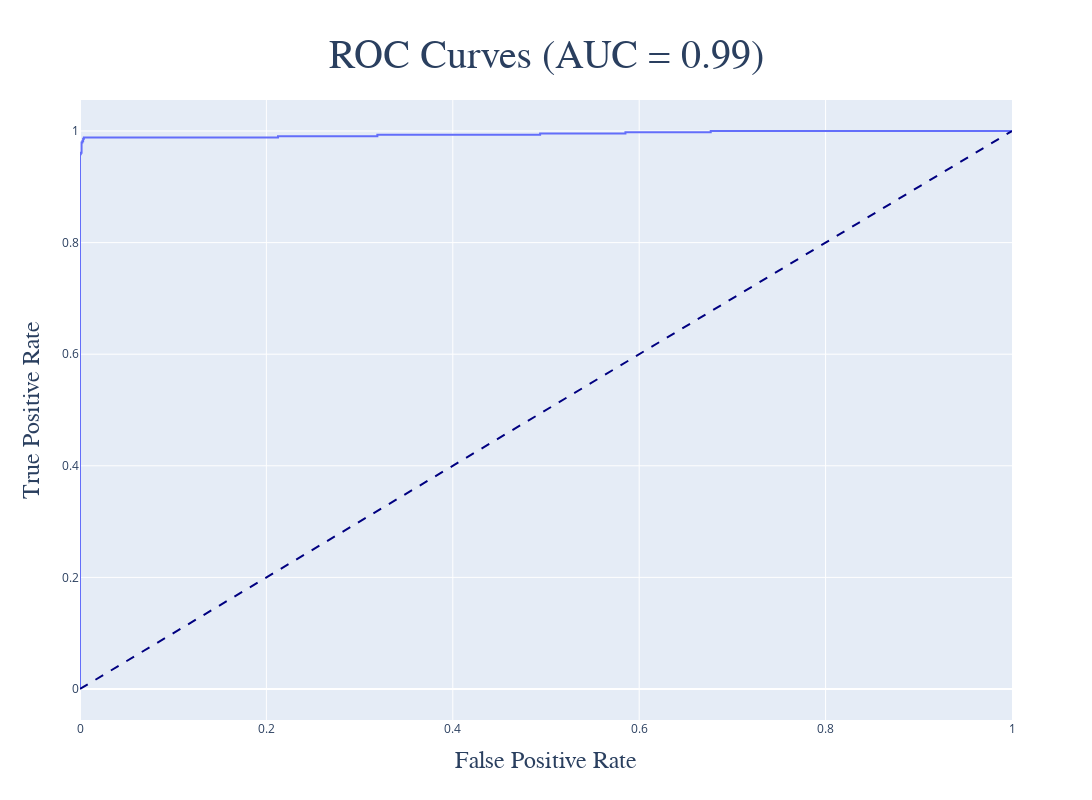

The notebook cell this image was saved under:
### Markdown cell above
## Receiver Operating Characteristic Curve

### Code cell
import plotly.graph_objects as go
from sklearn.metrics import roc_curve, auc

fpr, tpr, _ = roc_curve(
    y_test, 
    model.predict_proba(x_test)[:, 1]
)

roc_auc = auc(fpr, tpr)

trace1 = go.Scatter(
    x = fpr, y = tpr, 
    mode = 'lines', 
    line = dict(width = 2),
)

trace2 = go.Scatter(
        x = [0, 1], y = [0, 1],
        mode = 'lines',
        line = dict(color = 'navy', width = 2, dash = 'dash'),
        showlegend = False
)

layout = go.Layout(
        title = {
            'text': 'ROC Curves (AUC = {:0.2f})'.format(roc_auc),
            'font': {
                'size': 40, 'family': 'Gulliver'
            }, 
            'x': 0.5, 'y': 0.95
        },
        xaxis = dict(
            title = {
                'text': 'False Positive Rate',
                'font': {
                    'size': 24, 'family': 'Gulliver'
                }
            }
        ),
        yaxis = dict(
            title = {
                'text': 'True Positive Rate',
                'font': {
                    'size': 24, 'family': 'Gulliver'
                }
            }
        ),
        width = 1200, height = 800,
        showlegend = False
)

fig = go.Figure(
    data = [trace1, trace2], 
    layout = layout
)

fig.show()

### Figure 1 — Plotly figure (JSON) as saved in the notebook; plotly's stock layout.template omitted (floating-point values rounded to 4 significant figures; data arrays with more than 128 entries replaced by an {"elided": "..."} marker saying what was removed)
{"data": [{"line": {"width": 2}, "mode": "lines", "type": "scatter", "x": {"elided": "163 float values"}, "y": {"elided": "163 float values"}}, {"line": {"color": "navy", "dash": "dash", "width": 2}, "mode": "lines", "showlegend": false, "type": "scatter", "x": [0, 1], "y": [0, 1]}], "layout": {"height": 800, "showlegend": false, "title": {"font": {"family": "Gulliver", "size": 40}, "text": "ROC Curves (AUC = 0.99)", "x": 0.5, "y": 0.95}, "width": 1200, "xaxis": {"title": {"font": {"family": "Gulliver", "size": 24}, "text": "False Positive Rate"}}, "yaxis": {"title": {"font": {"family": "Gulliver", "size": 24}, "text": "True Positive Rate"}}}}
